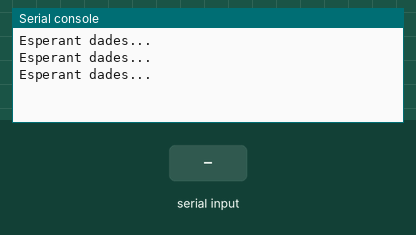
A program run on a simulated Raspberry Pi Pico running MicroPython. Shown: the last lines printed to the serial console. Inputs (shaded band) come from the test bench.

Above: at 1.2 s.
1.3 s: "1" received over the second serial link
At 1.9 s:
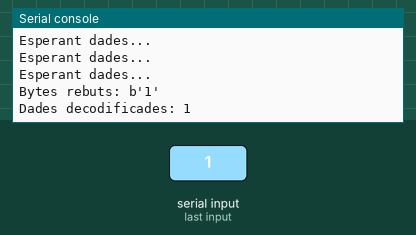
3.0 s: "0" received over the second serial link
At 3.4 s:
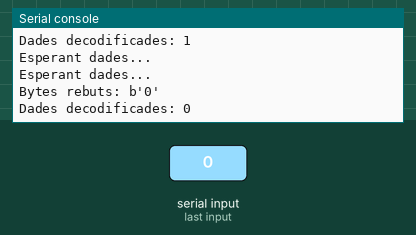
4.5 s: "2" received over the second serial link
At 4.9 s:
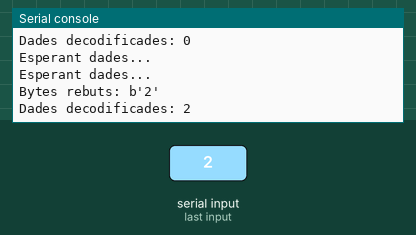

The program:

picorep.py
```python
from machine import UART, Pin
import utime

# Configura UART al Pico
uart = UART(0, baudrate=4800, tx=Pin(0), rx=Pin(1))  # Baudrate ajustat a 4800

# Funció per netejar el buffer inicial
def clear_uart_buffer():
    while uart.any():
        uart.read()  # Esborra qualsevol dada restant

# Esborrem el buffer inicial abans de començar
clear_uart_buffer()

while True:
    if uart.any():  # Comprova si hi ha dades entrants
        try:
            # Llegeix totes les dades disponibles
            data = uart.read()
            print(f"Bytes rebuts: {data}")  # Mostra els bytes crus

            # Filtra bytes vàlids (ASCII entre 32 i 127)
            filtered_data = bytes([b for b in data if 32 <= b <= 127])
            if filtered_data:
                try:
                    decoded_data = filtered_data.decode('utf-8').strip()
                    print(f"Dades decodificades: {decoded_data}")
                except UnicodeDecodeError as e:
                    print(f"Error de decodificació: {e}")
        except Exception as e:
            print(f"Error en manejar les dades: {e}")
    else:
        # Mostra un missatge si no hi ha dades
        print("Esperant dades...")

    utime.sleep(0.5)  # Temps d'espera ajustat per evitar saturacions
```

Measured:
- after the input at 1.3 s, the serial console: prints a new line after 0.20 s (image 1)
- after the input at 3.0 s, the serial console: prints a new line at once (image 2)
- after the input at 4.5 s, the serial console: prints a new line at once (image 3)
